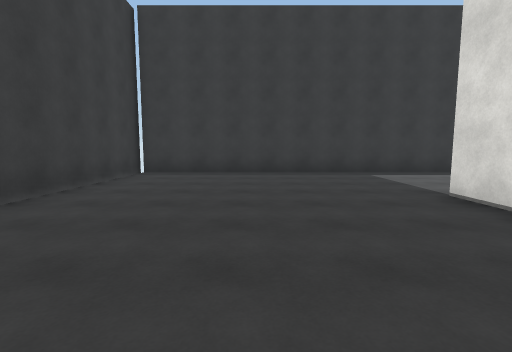
[1] (above)

20 first-person views from a walk through a 3-D level made in the Unity game engine. The camera is 1.5 m above the floor, tilts 6° down and sees 85° across. The floor is counted in squares, 2 m on a side. Each view is taken from the middle of a square. On the plan, view 1 faces up. The plan holds only what a view shows up to about 10 squares ahead; the rest is blank. The place goes on beyond the plan. Surface patterns are stand-ins for the level's own textures.

[2]
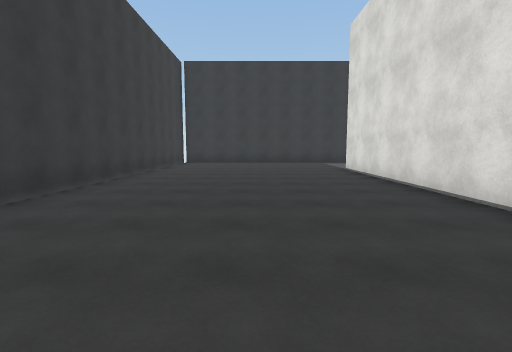

[3]
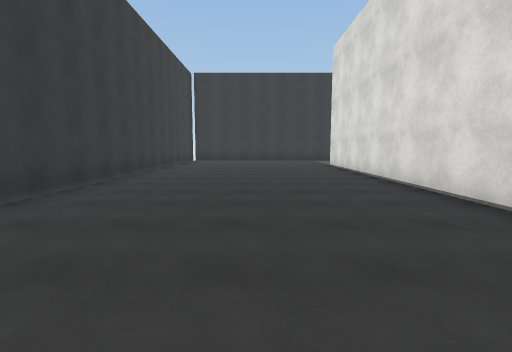

[4]
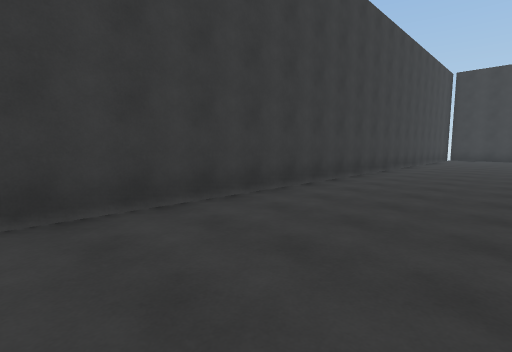

[5]
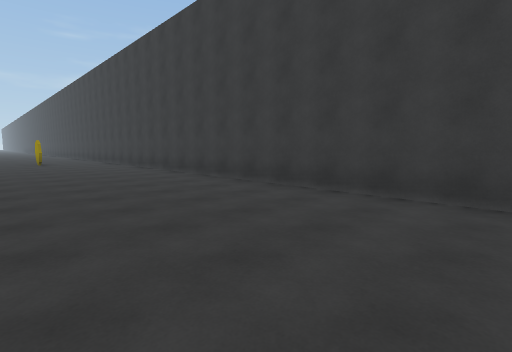

[6]
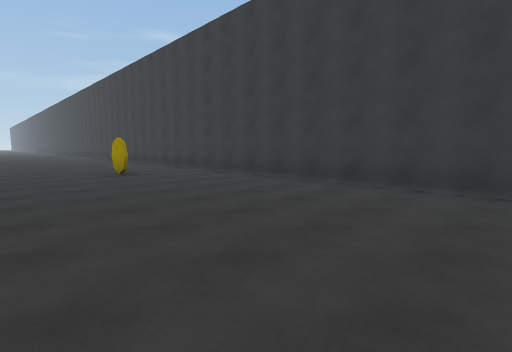

[7]
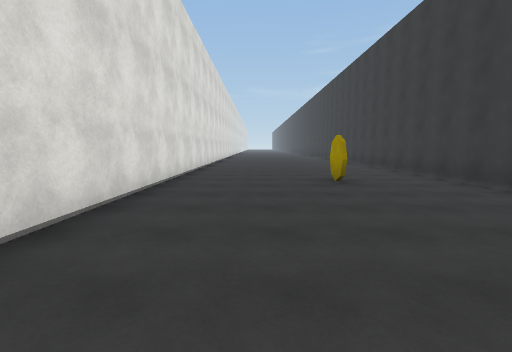

[8]
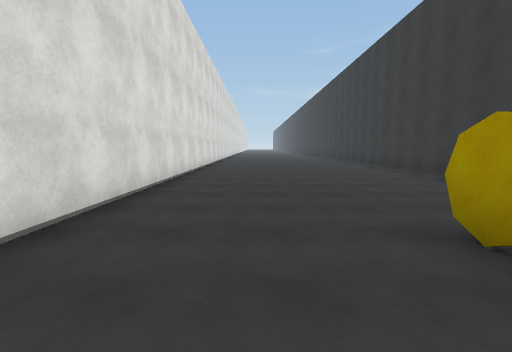

[9]
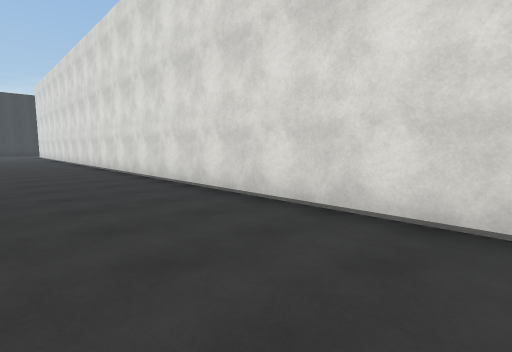

[10]
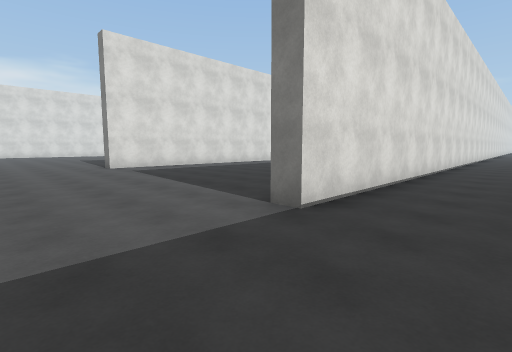

[11]
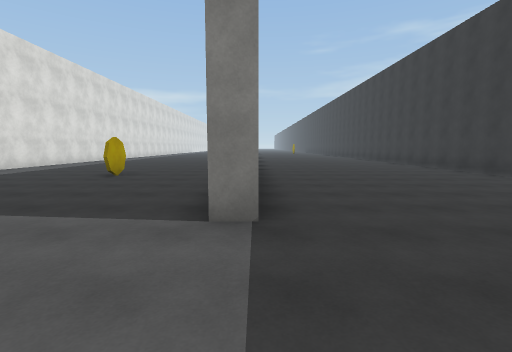

[12]
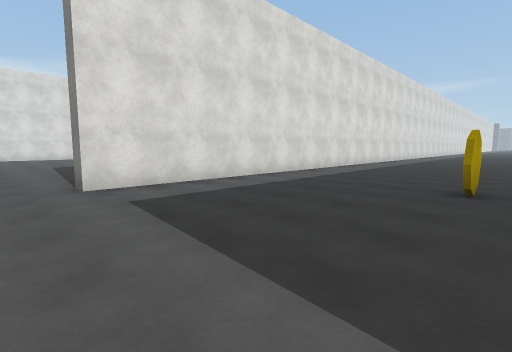

[13]
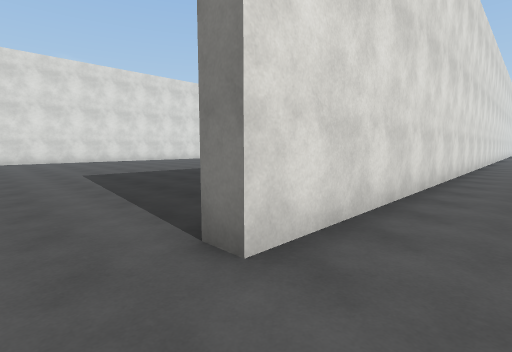

[14]
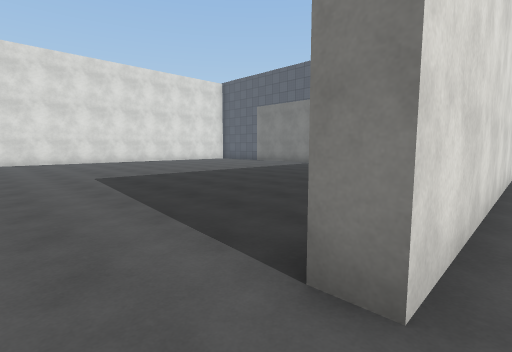

[15]
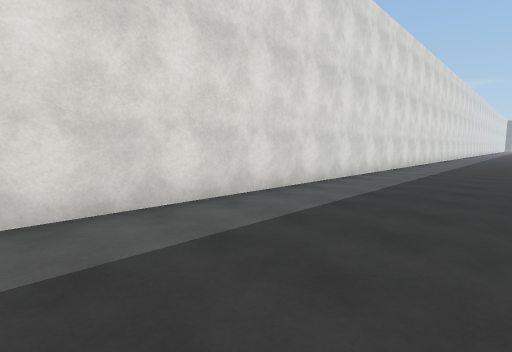

[16]
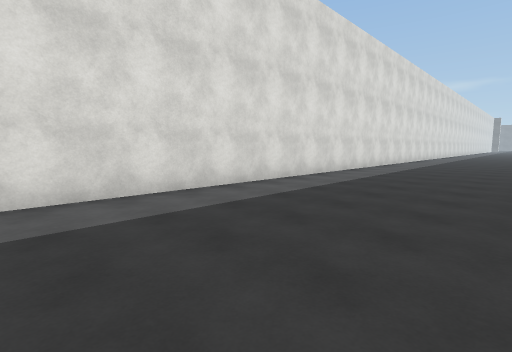

[17]
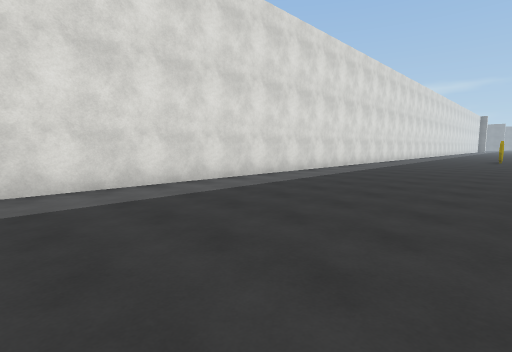

[18]
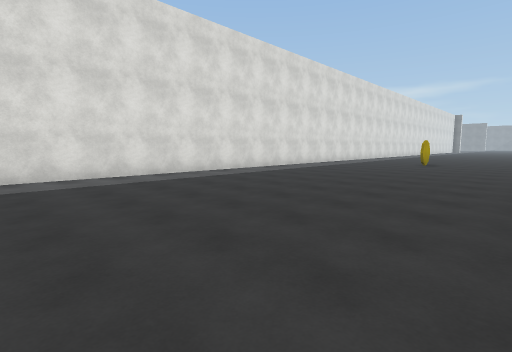

[19]
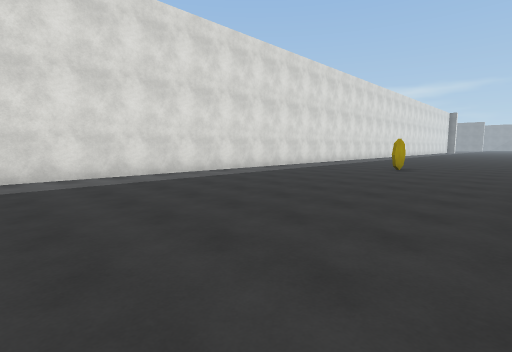

[20]
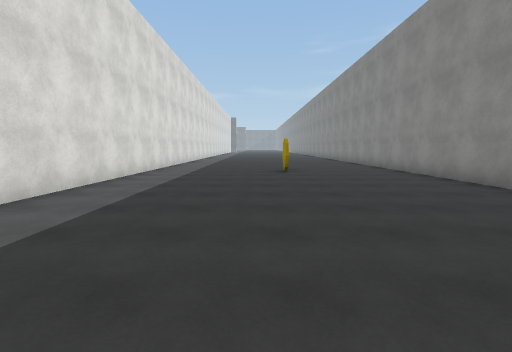

### Floor plan
Points are (right, up) in squares from view 1. A wall is a line through its corners. A room is listed if a view was taken in it or the views show most of it. See-through windows are left out.
Room 1 (views 1, 2, 3, 4, 5, 6, 7, 8, 9, 10, 11, 12, 13, 14, 15, 16, 17, 18, 19, 20)
walls: (3, -5.2) (3, 4.2) (3.5, 4.2); (6.6, -0.9) (6.6, 0.2); (-0.7, -20.5) (-0.7, -21.6); (5.8, 8.1) (-3.2, 8.1); (3.5, -23.9) (3.5, -29); (7.1, -27.1) (7.1, -28); (-3.4, 8.4) (-3.4, -29.1); (7, -28.1) (7, -27); (3, -29) (3, -7.8); (11.3, -29) (11.3, 3.8) (11.9, 3.8)

Where each view was taken, in squares from view 1:
view 1: 0 up, 0 right, facing up
view 2: 5 down, 0 right, facing up
view 3: 7 down, 0 right, facing up
view 4: 10 down, 0 right, facing up-left
view 5: 7 down, 1 right, facing down-left
view 6: 13 down, 2 right, facing down-left
view 7: 15 down, 1 right, facing down
view 8: 19 down, 1 right, facing down
view 9: 19 down, 0 right, facing up-right
view 10: 7 up, 1 right, facing down-right
view 11: 7 up, 3 right, facing down
view 12: 5 up, 6 right, facing down-right
view 13: 5 up, 10 right, facing down-right
view 14: 5 up, 11 right, facing down-right
view 15: 1 down, 8 right, facing down-right
view 16: 7 down, 7 right, facing down-right
view 17: 11 down, 6 right, facing down-right
view 18: 15 down, 4 right, facing down-right
view 19: 18 down, 4 right, facing down-right
view 20: 19 down, 8 right, facing down
